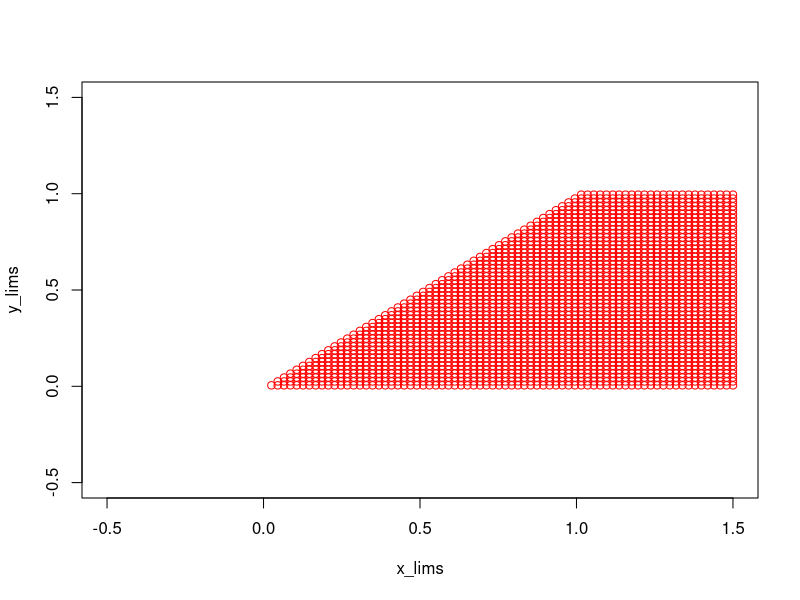

Recreate this plot in R.
#
# Project: r-examples (github.com/garciparedes/r-examples)
# Author: https://stackoverflow.com/a/22343382/3921457
# Author: Sergio García Prado (garciparedes.me)
# Date: 2017-12
# Title: Plot Regions natively on R
#

rm(list = ls())

x_lims <- c(-0.5, 1.5)
y_lims <- c(-0.5, 1.5)

plot(x_lims,y_lims, type='n')
conditions <- function(x,y) {
  c1 <- (0 < y)
  c2 <- (y < 1)
  c3 <- (0 < y/x)
  c4 <- (y/x < 1)
  return(c1 & c2 & c3 & c4)
}

x <- seq(x_lims[1],x_lims[2],length=100)
y <- seq(y_lims[1],y_lims[2],length=100)
z <- expand.grid(x=x,y=y)
z <- z[conditions(z$x,z$y),]
points(z, col="red")
